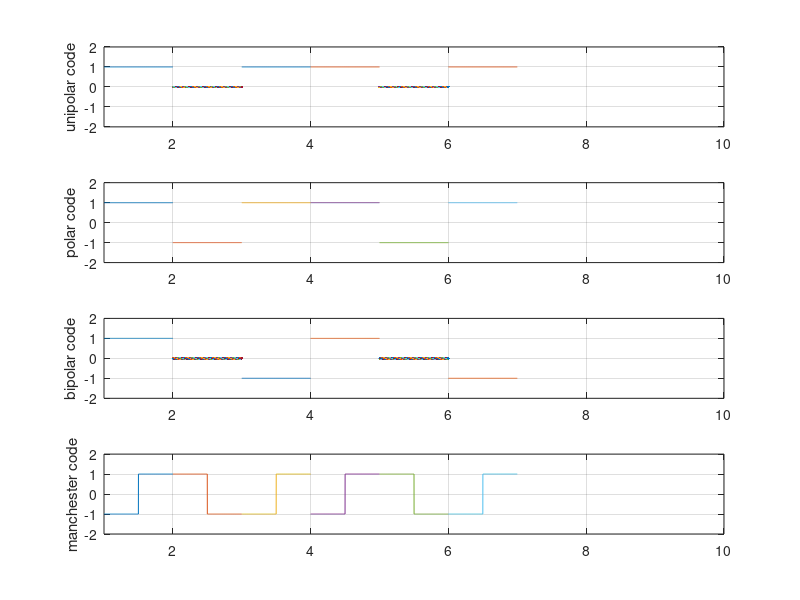

Here is the MATLAB script that generated this plot: (Note: this script raises an error after producing the figure.)
clc;
close all;
clear all;
x=[1 0 1 1 0 1];
nx=size(x,2);
sign=1;
i=1;
while i<nx+1
    t = i:0.001:i+1-0.001;
    if x(i)==1
        unipolar_code=square(t*2*pi,100);
        polar_code=square(t*2*pi,100);
        bipolar_code=sign*square(t*2*pi,100);
        sign=sign*-1;
        manchester_code=-square(t*2*pi,50);
    else
        unipolar_code=0;
        polar_code=-square(t*2*pi,100);
        bipolar_code=0;
        manchester_code=square(t*2*pi,50);
    end
    subplot(4,1,1);
    plot(t,unipolar_code);
    ylabel('unipolar code');
    hold on;
    grid on;
    axis([1 10 -2 2]);
  
    subplot(4,1,2);
    plot(t,polar_code);
    ylabel('polar code');
    hold on;
    grid on;
    axis([1 10 -2 2]);
  
    subplot(4,1,3);
    plot(t,bipolar_code);
    ylabel('bipolar code');
    hold on;
    grid on;
    axis([1 10 -2 2]);
      
    subplot(4,1,4);
    plot(t,manchester_code);
    ylabel('manchester code');
    hold on;
    grid on;
    axis([1 10 -2 2]);
  
    i=i+1;
end

% Now we have to do PSD

%Input Parameters
Rb=1; 
Tb=1/Rb;
f=0:0.05*Rb:2*Rb;
ax=f*Tb;


% PSD of Polar Signal

P=Tb*(sinc(ax).*sinc(ax));
% figure(1)
% plot(f,P,'r')
% grid on
% box on
% xlabel('f ---->')
% ylabel('Power Spectral Density ---->')
% title('PSD for Polar Signal')

% PSD of Unipolar Signal
P1=0.5*Tb*(sinc(ax).*sinc(ax))+ 0.5 *dirac(f);
% figure(2)
% plot(f,P1,'r')
% grid on
% box on
% xlabel('f ---->')
% ylabel('Power Spectral Density ---->')
% title('PSD for Unipolar Signal')

% PSD of Manchester Signal
P2=Tb*(sinc(ax/2)).^2.*(sin(pi*ax/2)).^2;
% figure(3)
% plot(f,P2,'r')
% grid on
% box on
% xlabel('f ---->')
% ylabel('Power Spectral Density ---->')
% title('PSD for Manchester Signal')

% PSD of Bipolar Signal
P3=Tb*(sinc(ax/2)).^2.*(sin(pi*ax)).^2;
% hold on
% figure(4)
% plot(f,P3,'r')
% grid on
% box on
% xlabel('f ---->')
% ylabel('Power Spectral Density ---->')
% title('PSD for Bipolar Signal')

%Final PSD of Binary line codes
hold on
figure(2)
plot(f,P,f,P1,f,P2,f,P3)
grid on
box on
xlabel('f ---->')
ylabel('Power Spectral Density ---->')
title('PSD for Various Binary Line Codes')
legend('PSD for Polar Signal','PSD for Unipolar Signal','PSD for Manchester Signal','PSD for Bipolar Signal') 
